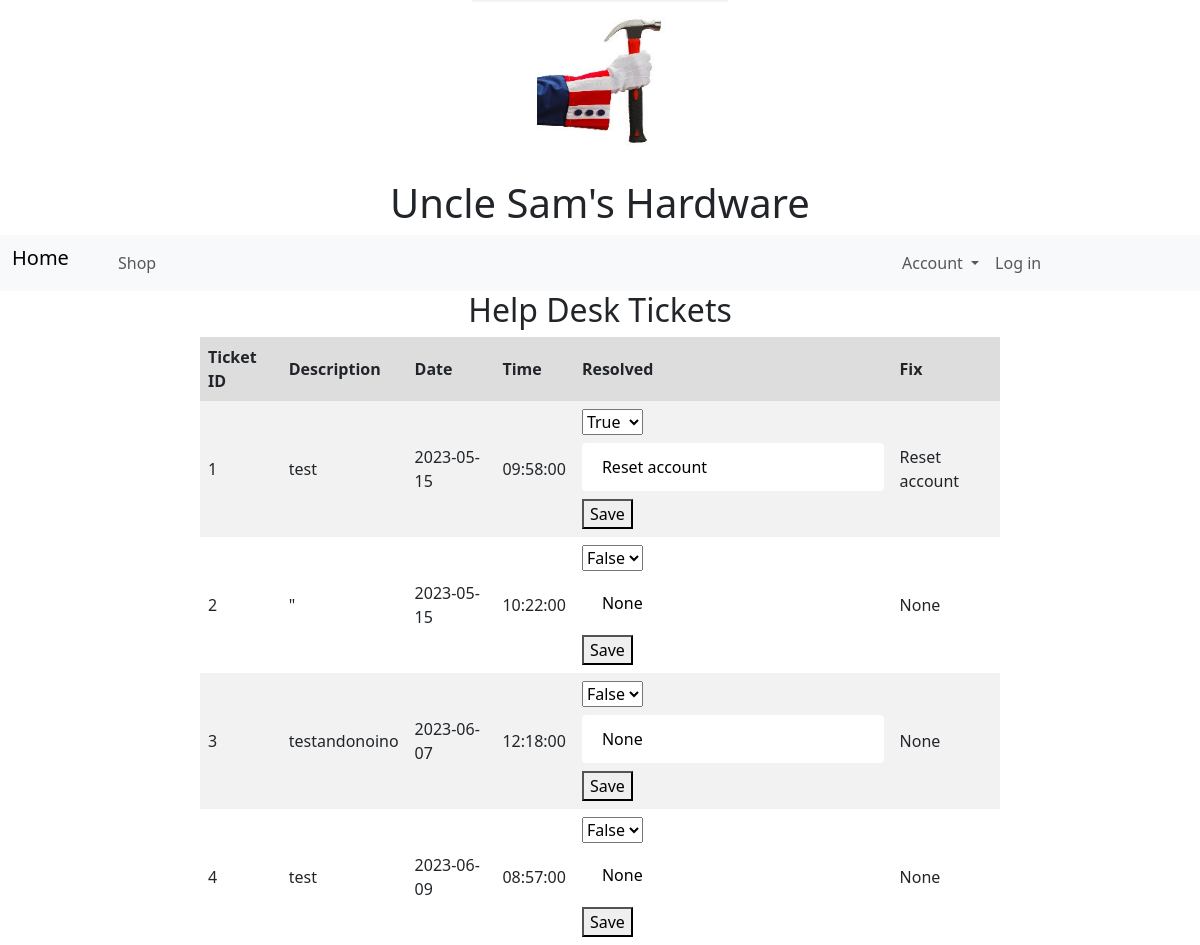
Screenshot of /helpdesk with the database file from the repository.
### app.py (models this page shows)
class HelpDesk(db.Model):
    __tablename__ = 'HelpDesk'
    ticket_id = db.Column(db.Integer, primary_key=True, autoincrement=True)
    ticket_description = db.Column(db.String(100), nullable=False)
    ticket_date = db.Column(db.Date, nullable=False)
    ticket_time = db.Column(db.Time, nullable=False)
    resolved = db.Column(db.Boolean, default=False)
    fix = db.Column(db.String(100))

### app.py (the view, shortened to what this page needs)
@app.route('/helpdesk', methods=['GET', 'POST'])
def helpdesk():
    tickets = HelpDesk.query.all()
    return render_template('helpdesk.html', tickets=tickets)

### templates/helpdesk.html (shortened to what this page needs)
{% extends 'layout.html' %}
{% block content %}
  <h2>Help Desk Tickets</h2>
  <table>
    <tr>
      <th>Ticket ID</th>
      <th>Description</th>
      <th>Date</th>
      <th>Time</th>
      <th>Resolved</th>
      <th>Fix</th>
    </tr>
    {% for ticket in tickets %}
    <tr>
      <td>{{ ticket.ticket_id }}</td>
      <td>{{ ticket.ticket_description }}</td>
      <td>{{ ticket.ticket_date }}</td>
      <td>{{ ticket.ticket_time }}</td>
      <td>
        <form action="{{ url_for('helpdesk') }}" method="post">
          <select name="resolved">
            <option value="false" {% if not ticket.resolved %}selected{% endif %}>False</option>
            <option value="true" {% if ticket.resolved %}selected{% endif %}>True</option>
          </select>
          <input type="text" name="fix" value="{{ ticket.fix }}">
          <button type="submit">Save</button>
        </form>
      </td>
      <td>{{ ticket.fix }}</td>
</tr>
    {% endfor %}
  </table>
{% endblock %}

### templates/layout.html (shortened to what this page needs)
<!DOCTYPE html>
<html>
  <head>
    <link rel="stylesheet" href='/static/main.css' />
    <link href="https://cdn.jsdelivr.net/npm/bootstrap@5.3.0-alpha3/dist/css/bootstrap.min.css" rel="stylesheet">
  </head>
  <body>
    <div class="text-center">
      <img src="{{ url_for('static', filename='images/logo.png') }}" alt="Site Banner">
      <h1>Uncle Sam's Hardware</h1>
    </div>
    <nav class="navbar navbar-expand-lg bg-body-tertiary">
      <div class="container-fluid">
        <div class="row w-100">
          <div class="col-lg-1">
            <a class="navbar-brand" href="/">Home</a>
          </div>
          <div class="col-lg-8">
            <div class="collapse navbar-collapse" id="navbarScroll">
              <ul class="navbar-nav me-auto my-2 my-lg-0 navbar-nav-scroll" style="--bs-scroll-height: 100px;">
                <li class="nav-item">
                  <a class="nav-link" href="/shop">Shop</a>
                </li>
              </ul>
            </div>
          </div>
          <div class="col-lg">
            <div class="collapse navbar-collapse" id="navbarScroll">
              <ul class="navbar-nav me-auto my-2 my-lg-0 navbar-nav-scroll" style="--bs-scroll-height: 100px;">
                <li class="nav-item dropdown">
                  <a class="nav-link dropdown-toggle" href="#" role="button" data-bs-toggle="dropdown" aria-expanded="false">
                    Account
                  </a>
                </li>
                {% if session.logged_in %}
                   <li class="nav-item"><a class='nav-link href' href="/checkout">Checkout</a></li>
                   <li class="nav-item"><a class='nav-link' href="/logout">Log out</a></li>
                {% else %}
                   <li class="nav-item"><a class='nav-link' href="/login">Log in</a></li>
                {% endif %}
              </ul>
            </div>
          </div>
        </div>
      </div>
    </nav>
    {% block content %}{% endblock %}
  </body>
</html>

### static/main.css (style rules this page uses)
table { border-collapse: collapse; width: 100%; max-width: 800px; margin: auto; }
th, td { text-align: left; padding: 8px; }
th { background-color: #ddd; font-weight: bold; }
tr:nth-child(even) { background-color: #f2f2f2; }
h2, h3 { text-align: center; margin-bottom: 20px; }
input[type="text"], input[type="password"] { width: 100%; padding: 12px 20px; margin: 8px 0; box-sizing: border-box; border: none; border-radius: 4px; background-color: #fff; }
body { background-color: #fff; color: #000; }
.navbar { background-color: #b22234; }
.navbar-brand, .nav-link { color: #fff; }
h1 { color: #3c3b6e; }

### rows the page displays
HelpDesk: ticket_id "1", ticket_description "test", ticket_date "2023-05-15", ticket_time "09:58:00", resolved "True", fix "Reset account"
HelpDesk: ticket_id "2", ticket_description "\"", ticket_date "2023-05-15", ticket_time "10:22:00", resolved "False", fix "None"
HelpDesk: ticket_id "3", ticket_description "testandonoino", ticket_date "2023-06-07", ticket_time "12:18:00", resolved "False", fix "None"
HelpDesk: ticket_id "4", ticket_description "test", ticket_date "2023-06-09", ticket_time "08:57:00", resolved "False", fix "None"
